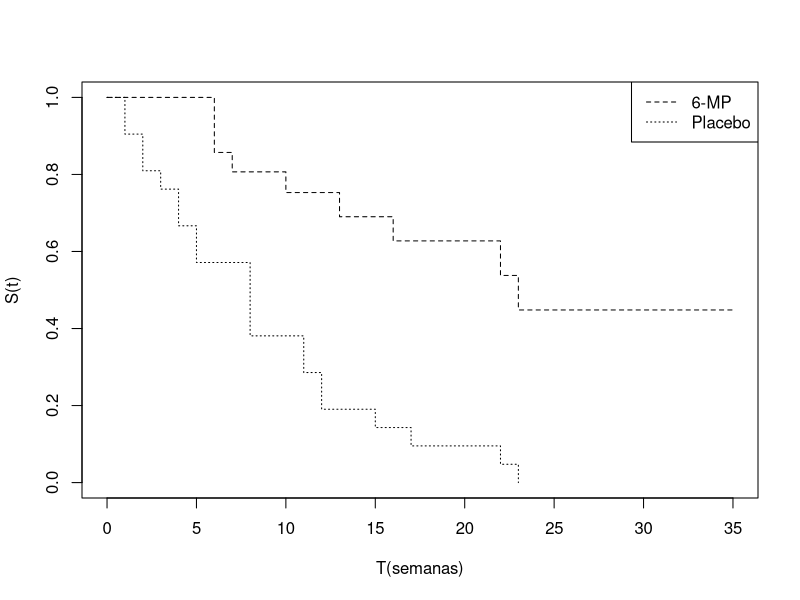
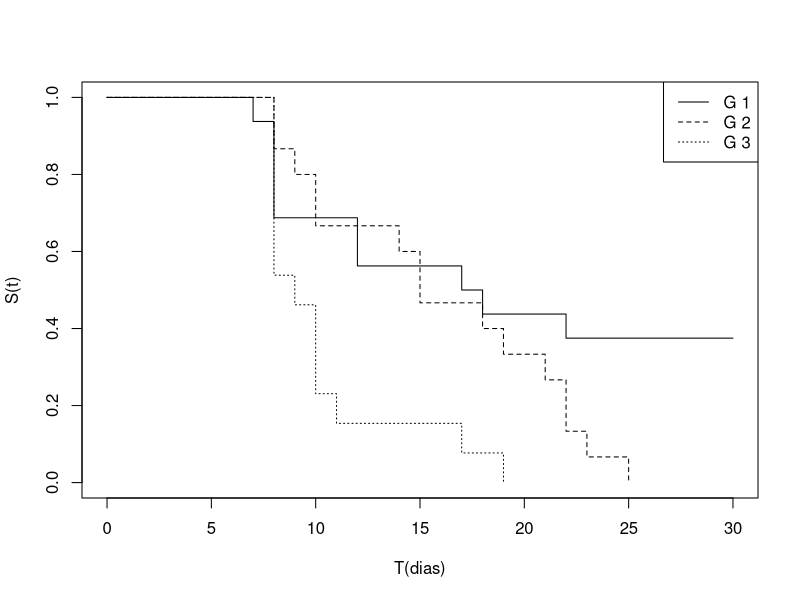
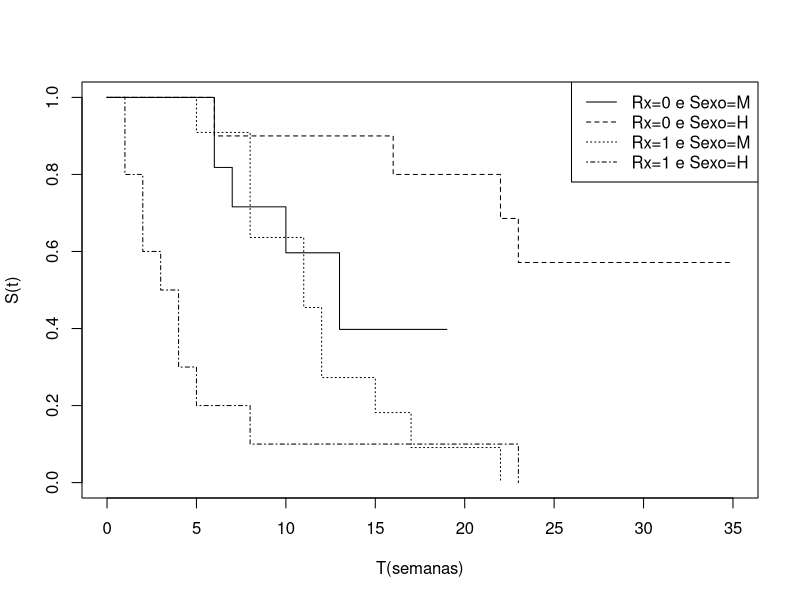
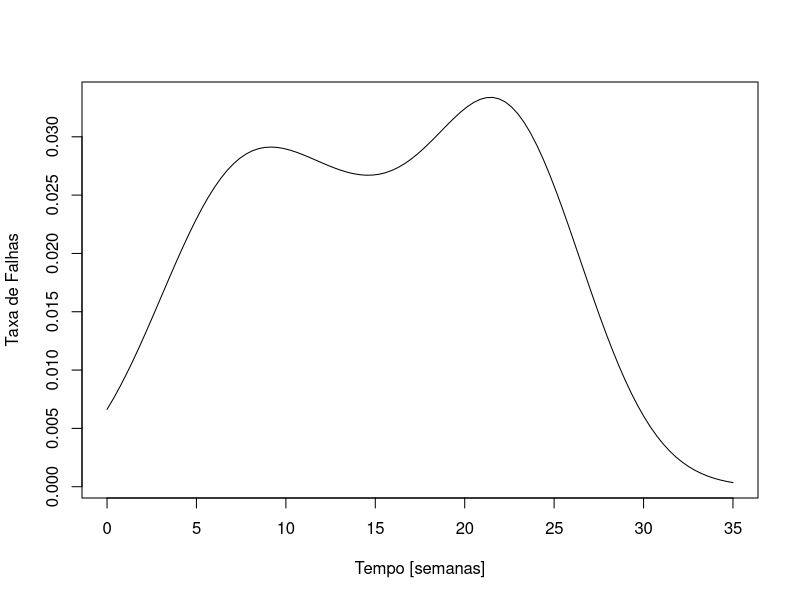
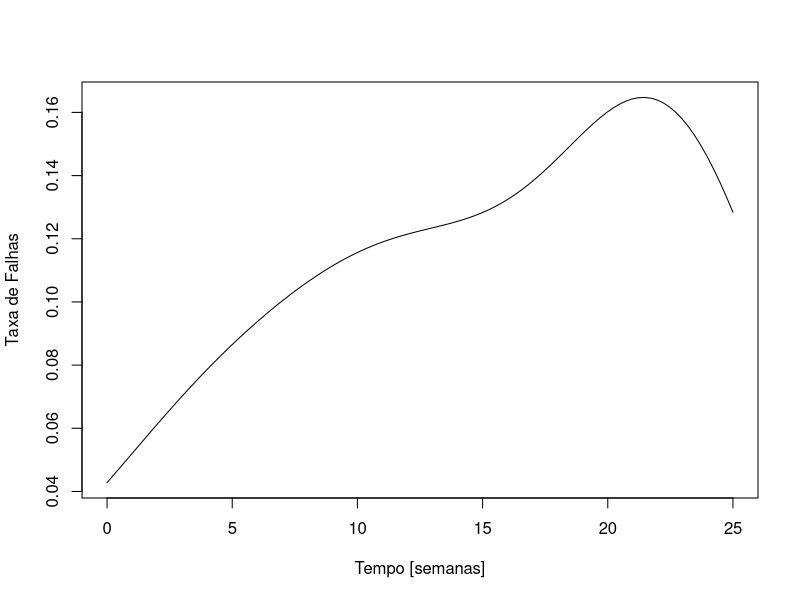

Write R code to recreate these figures, in order.
## ---- chunk 1
#| echo: true
#| fig-width: 10
#| fig-height: 4.5
library(survival)
tempo<- c(6,6,6,6,7,9,10,10,11,13,16,17,19,20,22,23,25,32,32,34,35)
status<- c(1,1,1,0,1,0,1,0,0,1,1,0,0,0,1,1,0,0,0,0,0) 
tempo2<- c(1,1,2,2,3,4,4,5,5,8,8,8,8,11,11,12,12,15,17,22,23)
status2<- c(1,1,1,1,1,1,1,1,1,1,1,1,1,1,1,1,1,1,1,1,1) 
tempo2g <- c(tempo,tempo2)
status2g <- c(status,status2)
grupos <- c(rep(1,21),rep(2,21))
dados <- data.frame(tempos=tempo2g, status=status2g, grupos=grupos)
ajusteKM <- survfit(Surv(tempos, status) ~ grupos, data=dados)
plot(ajusteKM, xlab="T(semanas)",ylab="S(t)", lty=2:3) 
legend("topright",c("6-MP","Placebo"), lty = 2:3)
## ---- chunk 2
#| echo: true
summary(ajusteKM)
## ---- chunk 3
#| echo: true
survdiff(Surv(tempo2g, status2g) ~ grupos, data=dados)
## ---- chunk 4
#| echo: true
# rho=0 é o teste de log-rank
survdiff(Surv(tempos, status) ~ grupos, rho=0, data=dados)
## ---- chunk 5
#| echo: true
# rho=1 é o teste de Harrigton-Fleming
survdiff(Surv(tempos, status) ~ grupos, rho=1, data=dados)
## ---- chunk 6
#| echo: true
#| fig-width: 10
#| fig-height: 4.5
tempos <- c(7,8,8,8,8,12,12,17,18,22,30,30,30,30,30,30,8,8,9,
10,10,14,15,15,18,19,21,22,22,23,25,8,8,8,8,8,8,
9,10,10,10,11,17,19)
status <- c(rep(1,10), rep(0,6), rep(1,15), rep(1,13))
grupos <- c(rep(1,16), rep(2,15), rep(3,13))
dados2 <- data.frame(tempos, status, grupos)
ajusteKM2<- survfit(Surv(tempos, status) ~ grupos, data = dados2)
plot(ajusteKM2, xlab="T(dias)",ylab="S(t)", lty=1:3) 
legend("topright",c("G 1","G 2", "G 3"), lty = 1:3)
## ---- chunk 7
#| echo: true
survdiff(Surv(tempos, status) ~ grupos, data = dados2,  rho=0)
## ---- chunk 8
#| echo: true
teste_lr <- survdiff(Surv(tempos, status) ~ grupos, data = dados2,  rho=0)
w <- teste_lr$obs[1:2] - teste_lr$exp[1:2]
V <- teste_lr$var[1:2,1:2]
t(w) %*% solve(V) %*% w
## ---- chunk 9
#| echo: true
survdiff(Surv(tempos, status) ~ grupos, data = subset(dados2, grupos!=3),  rho=0)
## ---- chunk 10
#| echo: true
survdiff(Surv(tempos, status) ~ grupos, data = subset(dados2, grupos!=2),  rho=0)
## ---- chunk 11
#| echo: true
survdiff(Surv(tempos, status) ~ grupos, data = subset(dados2, grupos!=1),  rho=0)
## ---- chunk 12
#| echo: true
#| fig-width: 10
#| fig-height: 4.5
library(readxl)
dados_a <- read_xlsx("anderson.xlsx", col_names=T)
ajusteKM_S <- survfit(Surv(tempo, status) ~ Rx + strata(sexo), data = dados_a)
plot(ajusteKM_S, xlab="T(semanas)",ylab="S(t)", lty=1:4) 
legend("topright",c("Rx=0 e Sexo=M","Rx=0 e Sexo=H", "Rx=1 e Sexo=M",
                    "Rx=1 e Sexo=H"), lty = 1:4)
## ---- chunk 13
#| echo: true
#| fig-width: 10
#| fig-height: 4.5
tempo<- c(6,6,6,6,7,9,10,10,11,13,16,17,19,20,22,23,25,32,32,34,35)
status<- c(1,1,1,0,1,0,1,0,0,1,1,0,0,0,1,1,0,0,0,0,0) 
dados <- data.frame(tempos=tempo, status=status)
ajusteKM <- survfit(Surv(tempos, status) ~ 1, data=dados)
ajusteKM_sum <- summary(ajusteKM)
pesos <- ajusteKM_sum$n.event/ajusteKM_sum$n.risk
h <- density(ajusteKM_sum$time, weights = pesos,
kernel = "gaussian", n = 100, from = 0, to = 35)
plot(h$x, h$y, type = "l", xlab = "Tempo [semanas]", ylab = "Taxa de Falhas")
## ---- chunk 14
#| echo: true
#| fig-width: 10
#| fig-height: 4.5
tempo2<- c(1,1,2,2,3,4,4,5,5,8,8,8,8,11,11,12,12,15,17,22,23)
status2<- c(1,1,1,1,1,1,1,1,1,1,1,1,1,1,1,1,1,1,1,1,1) 
dados <- data.frame(tempos=tempo2, status=status2)
ajusteKM <- survfit(Surv(tempos, status) ~ 1, data=dados)
ajusteKM_sum <- summary(ajusteKM)
pesos <- ajusteKM_sum$n.event/ajusteKM_sum$n.risk
h <- density(ajusteKM_sum$time, weights = pesos,
kernel = "gaussian", n = 100, from = 0, to = 25)
plot(h$x, h$y, type = "l", xlab = "Tempo [semanas]", ylab = "Taxa de Falhas")
## ---- chunk 15
#| echo: true
#| fig-width: 10
#| fig-height: 4.5
library(survey)
dados_p <- svydesign(ids = ~1, data=dados)
dados_svykm <- svykm(Surv(tempos, status) ~ 1, dados_p, se=TRUE)
quantile(dados_svykm, 0.5, ci=TRUE)
